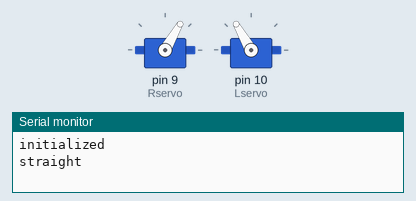
Recording of a sketch running on a simulated Arduino Uno, built with avr-gcc and run on an emulated ATmega328P. Parts: 2 × servo, the last lines printed to the serial monitor.

Above: at 7.05 s.
At 17.0 s:
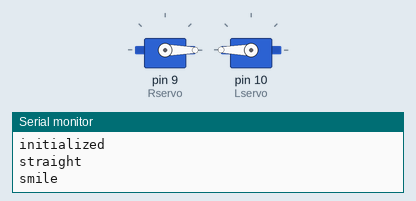
Timing chart, 0 to 20.0 s (numbered marks = the images above):
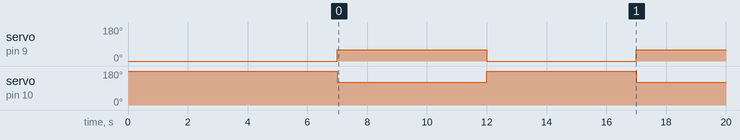

Measured:
- by itself, servo on pin 9 (Rservo): alternates 60° for 5.0 s and 0° for 5.0 s
- by itself, servo on pin 10 (Lservo): alternates 180° for 5.0 s and 120° for 5.0 s

The sketch:

Face_Expressions_Testing.ino
```cpp
#include <Servo.h>
Servo Rservo;  // create servo object to control the right servo
Servo Lservo;  // create servo object to control the left servo
// twelve servo objects can be created on most boards

//int pos = 0;    // variable to store the servo position

void setup() {
Serial.begin(9600);
  Rservo.attach(9);  // attaches the right servo on pin 9 to the servo object
  Lservo.attach(10); // attaches the left servo on pin 10 to the servo object

  Rservo.write(0); //set initial positions
  Lservo.write(180);
  Serial.println("initialized"); //print status
  delay(7000);         //wait 7 sec
}

void loop() {
  //for (pos = 0; pos <= 180; pos += 1) { // for condition: following line
    // in steps of 1 degree
    Rservo.write(60);              // tell servo to go from smiling to straight
    Lservo.write(120);
    Serial.println("straight");      //print status
    delay(5000);                     // waits 5 sec
  //}
  //for (pos = 180; pos >= 0; pos -= 1) { // for condition: reach end of track
    Rservo.write(0); //set initial positions
    Lservo.write(180);
    Serial.println("smile"); //print status
    delay(5000);         //wait 5 sec
}
```
